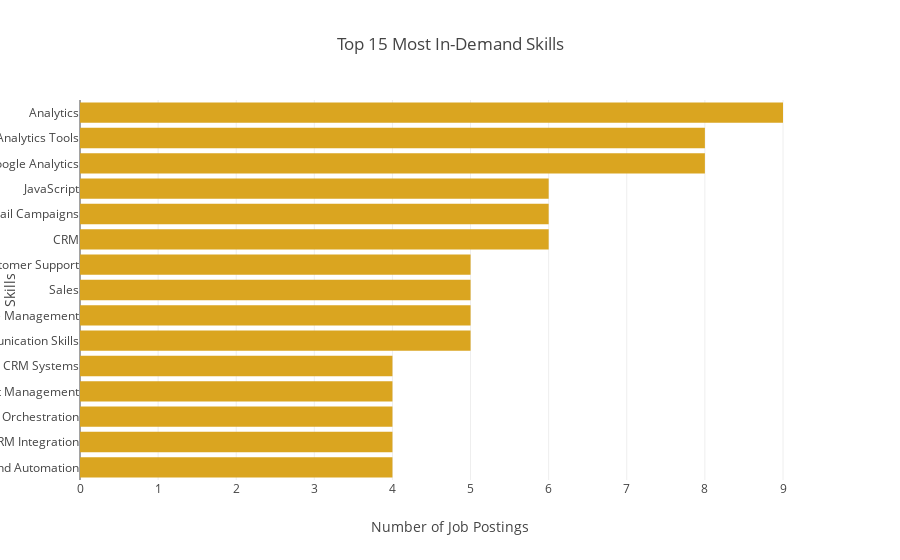

The cell this chart's notebook holds for it:
### Code cell
df_skills = df.dropna(subset=['Skills']).copy()

skills_lists = df_skills['Skills'].str.split(', ')

individual_skills = skills_lists.explode()

top15_skills = individual_skills.value_counts().head(15)

bar_skills = px.bar(
    skill_counts,
    x=skill_counts.values,
    y=skill_counts.index,
    orientation='h',
    title='Top 15 Most In-Demand Skills',
    labels={'x': 'Number of Job Postings', 'y': 'Skill'},
    color=skill_counts.index
)

bar_skills.update_traces(hovertemplate='<b>%{y}</b><extra></extra>')
bar_skills.update_traces(marker_color='goldenrod')
bar_skills.update_layout(showlegend=False)


bar_skills.show()

### Figure 1 — Plotly figure (JSON) as saved in the notebook; plotly's stock layout.template omitted (floating-point values rounded to 4 significant figures)
{"data": [{"alignmentgroup": "True", "hovertemplate": "<b>%{y}</b><extra></extra>", "legendgroup": "Analytics", "marker": {"color": "goldenrod", "pattern": {"shape": ""}}, "name": "Analytics", "offsetgroup": "Analytics", "orientation": "h", "showlegend": true, "textposition": "auto", "type": "bar", "x": [9], "xaxis": "x", "y": ["Analytics"], "yaxis": "y"}, {"alignmentgroup": "True", "hovertemplate": "<b>%{y}</b><extra></extra>", "legendgroup": "Analytics Tools", "marker": {"color": "goldenrod", "pattern": {"shape": ""}}, "name": "Analytics Tools", "offsetgroup": "Analytics Tools", "orientation": "h", "showlegend": true, "textposition": "auto", "type": "bar", "x": [8], "xaxis": "x", "y": ["Analytics Tools"], "yaxis": "y"}, {"alignmentgroup": "True", "hovertemplate": "<b>%{y}</b><extra></extra>", "legendgroup": "Google Analytics", "marker": {"color": "goldenrod", "pattern": {"shape": ""}}, "name": "Google Analytics", "offsetgroup": "Google Analytics", "orientation": "h", "showlegend": true, "textposition": "auto", "type": "bar", "x": [8], "xaxis": "x", "y": ["Google Analytics"], "yaxis": "y"}, {"alignmentgroup": "True", "hovertemplate": "<b>%{y}</b><extra></extra>", "legendgroup": "JavaScript", "marker": {"color": "goldenrod", "pattern": {"shape": ""}}, "name": "JavaScript", "offsetgroup": "JavaScript", "orientation": "h", "showlegend": true, "textposition": "auto", "type": "bar", "x": [6], "xaxis": "x", "y": ["JavaScript"], "yaxis": "y"}, {"alignmentgroup": "True", "hovertemplate": "<b>%{y}</b><extra></extra>", "legendgroup": "Email Campaigns", "marker": {"color": "goldenrod", "pattern": {"shape": ""}}, "name": "Email Campaigns", "offsetgroup": "Email Campaigns", "orientation": "h", "showlegend": true, "textposition": "auto", "type": "bar", "x": [6], "xaxis": "x", "y": ["Email Campaigns"], "yaxis": "y"}, {"alignmentgroup": "True", "hovertemplate": "<b>%{y}</b><extra></extra>", "legendgroup": "CRM", "marker": {"color": "goldenrod", "pattern": {"shape": ""}}, "name": "CRM", "offsetgroup": "CRM", "orientation": "h", "showlegend": true, "textposition": "auto", "type": "bar", "x": [6], "xaxis": "x", "y": ["CRM"], "yaxis": "y"}, {"alignmentgroup": "True", "hovertemplate": "<b>%{y}</b><extra></extra>", "legendgroup": "Customer Support", "marker": {"color": "goldenrod", "pattern": {"shape": ""}}, "name": "Customer Support", "offsetgroup": "Customer Support", "orientation": "h", "showlegend": true, "textposition": "auto", "type": "bar", "x": [5], "xaxis": "x", "y": ["Customer Support"], "yaxis": "y"}, {"alignmentgroup": "True", "hovertemplate": "<b>%{y}</b><extra></extra>", "legendgroup": "Sales", "marker": {"color": "goldenrod", "pattern": {"shape": ""}}, "name": "Sales", "offsetgroup": "Sales", "orientation": "h", "showlegend": true, "textposition": "auto", "type": "bar", "x": [5], "xaxis": "x", "y": ["Sales"], "yaxis": "y"}, {"alignmentgroup": "True", "hovertemplate": "<b>%{y}</b><extra></extra>", "legendgroup": "Ecommerce Management", "marker": {"color": "goldenrod", "pattern": {"shape": ""}}, "name": "Ecommerce Management", "offsetgroup": "Ecommerce Management", "orientation": "h", "showlegend": true, "textposition": "auto", "type": "bar", "x": [5], "xaxis": "x", "y": ["Ecommerce Management"], "yaxis": "y"}, {"alignmentgroup": "True", "hovertemplate": "<b>%{y}</b><extra></extra>", "legendgroup": "Communication Skills", "marker": {"color": "goldenrod", "pattern": {"shape": ""}}, "name": "Communication Skills", "offsetgroup": "Communication Skills", "orientation": "h", "showlegend": true, "textposition": "auto", "type": "bar", "x": [5], "xaxis": "x", "y": ["Communication Skills"], "yaxis": "y"}, {"alignmentgroup": "True", "hovertemplate": "<b>%{y}</b><extra></extra>", "legendgroup": "CRM Systems", "marker": {"color": "goldenrod", "pattern": {"shape": ""}}, "name": "CRM Systems", "offsetgroup": "CRM Systems", "orientation": "h", "showlegend": true, "textposition": "auto", "type": "bar", "x": [4], "xaxis": "x", "y": ["CRM Systems"], "yaxis": "y"}, {"alignmentgroup": "True", "hovertemplate": "<b>%{y}</b><extra></extra>", "legendgroup": "Project Management", "marker": {"color": "goldenrod", "pattern": {"shape": ""}}, "name": "Project Management", "offsetgroup": "Project Management", "orientation": "h", "showlegend": true, "textposition": "auto", "type": "bar", "x": [4], "xaxis": "x", "y": ["Project Management"], "yaxis": "y"}, {"alignmentgroup": "True", "hovertemplate": "<b>%{y}</b><extra></extra>", "legendgroup": "Infrastructure Orchestration", "marker": {"color": "goldenrod", "pattern": {"shape": ""}}, "name": "Infrastructure Orchestration", "offsetgroup": "Infrastructure Orchestration", "orientation": "h", "showlegend": true, "textposition": "auto", "type": "bar", "x": [4], "xaxis": "x", "y": ["Infrastructure Orchestration"], "yaxis": "y"}, {"alignmentgroup": "True", "hovertemplate": "<b>%{y}</b><extra></extra>", "legendgroup": "CRM Integration", "marker": {"color": "goldenrod", "pattern": {"shape": ""}}, "name": "CRM Integration", "offsetgroup": "CRM Integration", "orientation": "h", "showlegend": true, "textposition": "auto", "type": "bar", "x": [4], "xaxis": "x", "y": ["CRM Integration"], "yaxis": "y"}, {"alignmentgroup": "True", "hovertemplate": "<b>%{y}</b><extra></extra>", "legendgroup": "Email Marketing and Automation", "marker": {"color": "goldenrod", "pattern": {"shape": ""}}, "name": "Email Marketing and Automation", "offsetgroup": "Email Marketing and Automation", "orientation": "h", "showlegend": true, "textposition": "auto", "type": "bar", "x": [4], "xaxis": "x", "y": ["Email Marketing and Automation"], "yaxis": "y"}], "layout": {"autosize": true, "barmode": "relative", "legend": {"title": {"text": "Skills"}, "tracegroupgap": 0}, "showlegend": false, "title": {"text": "Top 15 Most In-Demand Skills"}, "xaxis": {"anchor": "y", "autorange": true, "domain": [0, 1], "range": [0, 9.474], "title": {"text": "Number of Job Postings"}, "type": "linear"}, "yaxis": {"anchor": "x", "autorange": true, "categoryarray": ["Email Marketing and Automation", "CRM Integration", "Infrastructure Orchestration", "Project Management", "CRM Systems", "Communication Skills", "Ecommerce Management", "Sales", "Customer Support", "CRM", "Email Campaigns", "JavaScript", "Google Analytics", "Analytics Tools", "Analytics"], "categoryorder": "array", "domain": [0, 1], "range": [-0.5, 14.5], "title": {"text": "Skills"}, "type": "category"}}}
